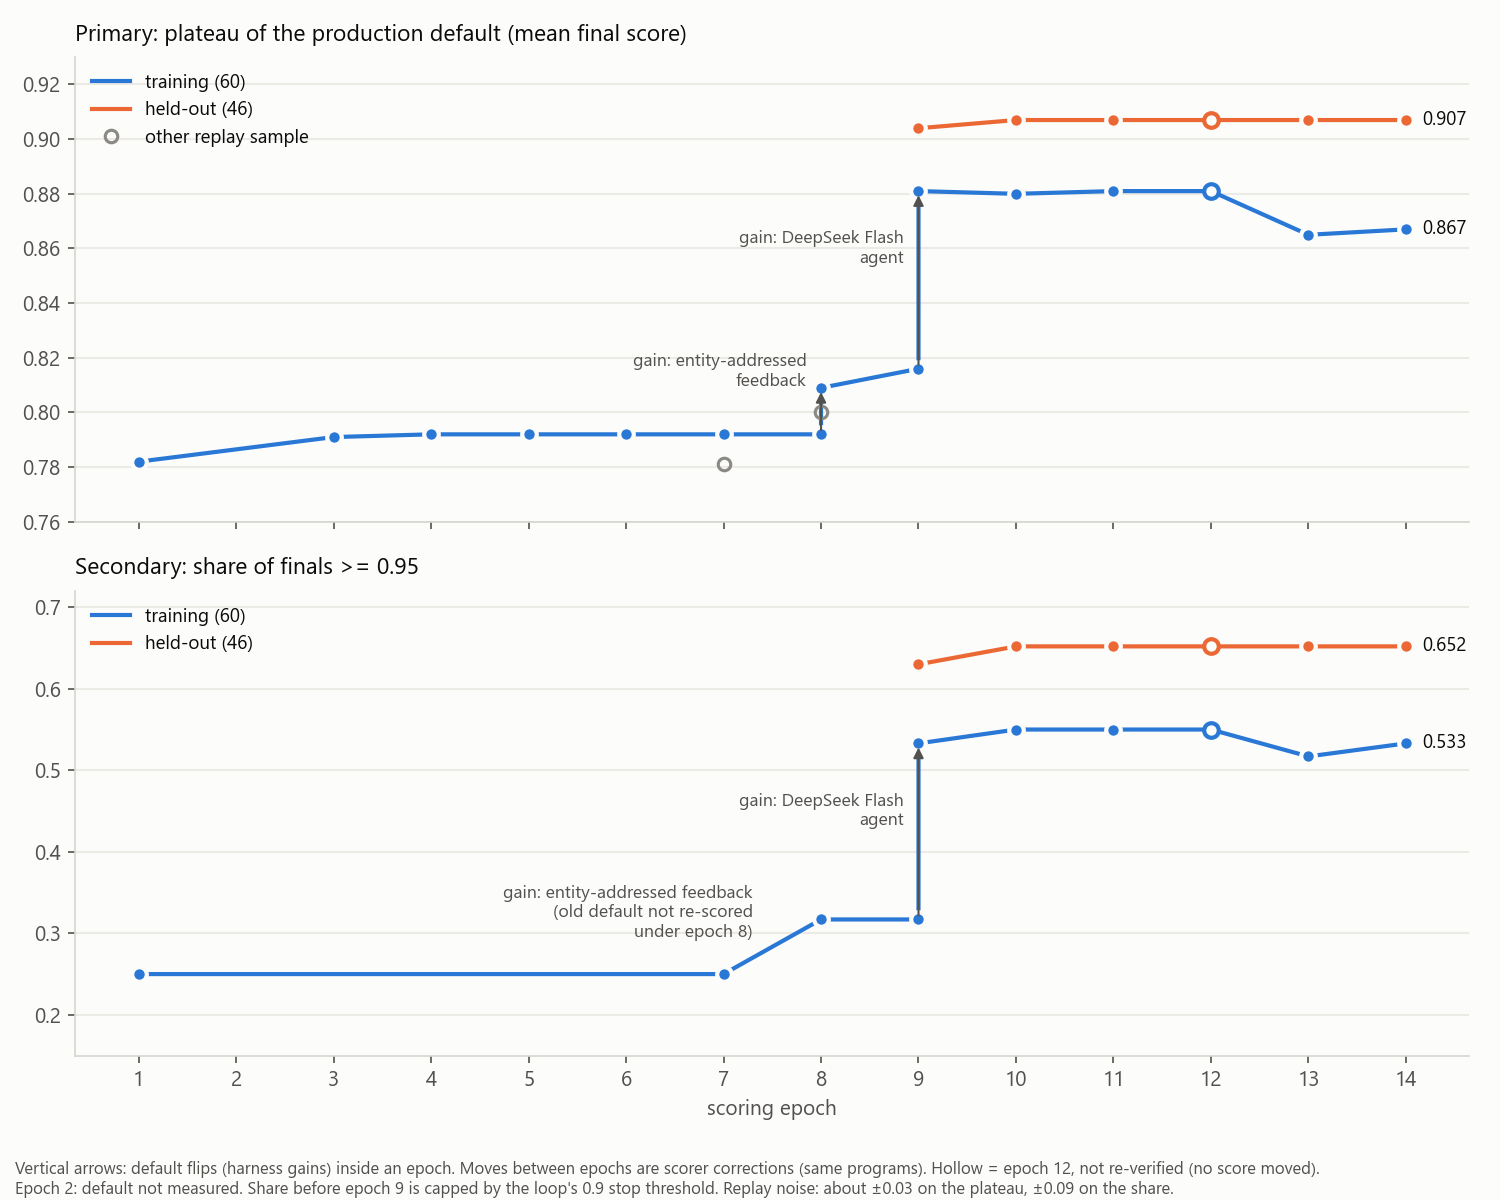

This chart was generated by the following Python code:
"""Primary (plateau) and secondary (share of finals >= 0.95) objective of META_LOOP.md by scoring epoch.

Values: the production default at each epoch. Sources (IMPROVEMENT_PLAN.md and the finals files):
- default_2026_10_20: replay work/replay_default (epoch 1); curve "default with conversation" epochs 3-8;
  fresh replay work/replay_default_e7 (epoch 7, second sample).
- default_2026_11_01: work/replay_default_e8 (epoch 8); e8 sample-0 re-verified under epoch 9
  (work/ceiling_glm53/baseline_default_e8_s0_epoch9.jsonl).
- default_2026_11_12 (DeepSeek Flash): work/dsflash_{default,heldout}/finals_epoch{9,10,11,13,14}.jsonl.
  Held-out epoch 13 excludes sparse_logical's one-off crash (0.9070 / 30 of 46, as the log reads it).
Epoch 2 and 12: no measurement of the default (epoch 12 moved no score; carried, hollow).
"""
import matplotlib.pyplot as plt

BLUE, ORANGE, GREY = "#2a78d6", "#eb6834", "#8a8984"
INK, INK2 = "#0b0b0b", "#52514e"

# (epoch, value); a default flip is two points at the same epoch: old default, then new default.
plateau_train = [(1, .782), (3, .791), (4, .792), (5, .792), (6, .792), (7, .792), (8, .792), (8, .809),
                 (9, .816), (9, .881), (10, .880), (11, .881), (12, .881), (13, .865), (14, .867)]
plateau_ho = [(9, .904), (10, .907), (11, .907), (12, .907), (13, .907), (14, .907)]
share_train = [(1, .250), (7, .250), (8, .317), (9, .317), (9, .533), (10, .550), (11, .550), (12, .550),
               (13, .517), (14, .533)]
share_ho = [(9, .630), (10, .652), (11, .652), (12, .652), (13, .652), (14, .652)]
extra_samples = {"plateau": [(7, .781), (8, .800)], "share": []}  # second replay samples / two-sample mean
carried = {12}
flips = [(8, "entity-addressed\nfeedback"), (9, "DeepSeek Flash\nagent")]

plt.rcParams.update({"font.family": "Segoe UI", "font.size": 10, "text.color": INK,
                     "axes.labelcolor": INK2, "xtick.color": INK2, "ytick.color": INK2})
fig, axes = plt.subplots(2, 1, figsize=(10, 8), sharex=True, facecolor="#fcfcfb")


def draw(ax, train, ho, extra, title, ylim, flip_y):
    ax.set_facecolor("#fcfcfb")
    for s in ("top", "right"):
        ax.spines[s].set_visible(False)
    for s in ("left", "bottom"):
        ax.spines[s].set_color("#d6d5cf")
    ax.grid(axis="y", color="#ebeae5", lw=1)
    ax.set_axisbelow(True)
    for series, color, label in ((train, BLUE, "training (60)"), (ho, ORANGE, "held-out (46)")):
        xs, ys = zip(*series)
        ax.plot(xs, ys, color=color, lw=2, label=label, zorder=2)
        for x, y in series:
            hollow = x in carried
            ax.plot(x, y, "o", ms=7, mfc="#fcfcfb" if hollow else color, mec="#fcfcfb" if not hollow else color,
                    mew=2, zorder=3)
        ax.annotate(f"{ys[-1]:.3f}", (xs[-1], ys[-1]), xytext=(8, 0), textcoords="offset points",
                    va="center", color=INK, fontsize=9)
    if extra:
        ex, ey = zip(*extra)
        ax.plot(ex, ey, "o", ms=6, mfc="none", mec=GREY, mew=1.5, label="other replay sample", zorder=3)
    for x, name in flips:
        ys_at = [y for e, y in train if e == x]
        if len(ys_at) < 2:  # old default not measured under this epoch
            continue
        ax.annotate("", (x, ys_at[1]), (x, ys_at[0]), arrowprops=dict(arrowstyle="-|>", color=INK2, lw=1))
        ax.text(x - 0.15, flip_y[x], f"gain: {name}", ha="right", va="center", fontsize=8.5, color=INK2)
    ax.set_title(title, loc="left", fontsize=11, color=INK, pad=8)
    ax.set_ylim(*ylim)
    ax.legend(loc="upper left", frameon=False, fontsize=9)


draw(axes[0], plateau_train, plateau_ho, extra_samples["plateau"],
     "Primary: plateau of the production default (mean final score)", (0.76, 0.93), {8: .815, 9: .86})
draw(axes[1], share_train, share_ho, None,
     "Secondary: share of finals >= 0.95", (0.15, 0.72), {8: .38, 9: .45})
axes[1].text(7.3, .325, "gain: entity-addressed feedback\n(old default not re-scored\nunder epoch 8)",
             ha="right", va="center", fontsize=8.5, color=INK2)
axes[1].set_xticks(range(1, 15))
axes[1].set_xlabel("scoring epoch")
fig.text(0.01, 0.005,
         "Vertical arrows: default flips (harness gains) inside an epoch. Moves between epochs are scorer "
         "corrections (same programs). Hollow = epoch 12, not re-verified (no score moved).\n"
         "Epoch 2: default not measured. Share before epoch 9 is capped by the loop's 0.9 stop threshold. "
         "Replay noise: about ±0.03 on the plateau, ±0.09 on the share.",
         fontsize=8, color=INK2)
fig.tight_layout(rect=(0, 0.05, 1, 1))
out = "work/analysis/meta_loop_effectiveness.png"
fig.savefig(out, dpi=150, facecolor=fig.get_facecolor())
print(out)
